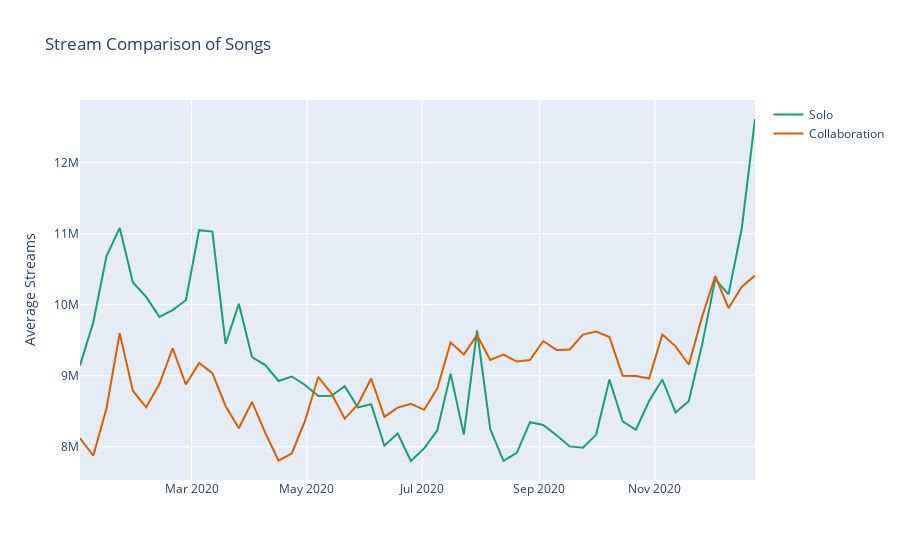

The code cell stored with this chart in its notebook:
### Markdown cell above
Vamos continuar no exemplo do gráfico de linhas para comparar a evolução da média de streams de músicas solo e colaborações em 2020.

### Code cell
# Conjunto de dados que serão plotados no gráfico interativo
# A variável data contém as duas linhas (Solo/Collab)
data = [go.Scatter(x=df_solo.index, y=df_solo['streams'], marker_color='#1b9e77', name='Solo'),
        go.Scatter(x=df_collab.index, y=df_collab['streams'], marker_color='#d95f02', name='Collaboration')]

# Configura alguns parâmetros do plot, como título e nome dos eixos
layout = go.Layout(title="Stream Comparison of Songs", yaxis=dict(title='Average Streams'))

fig = go.Figure(data=data, layout=layout)
py.iplot(fig)
